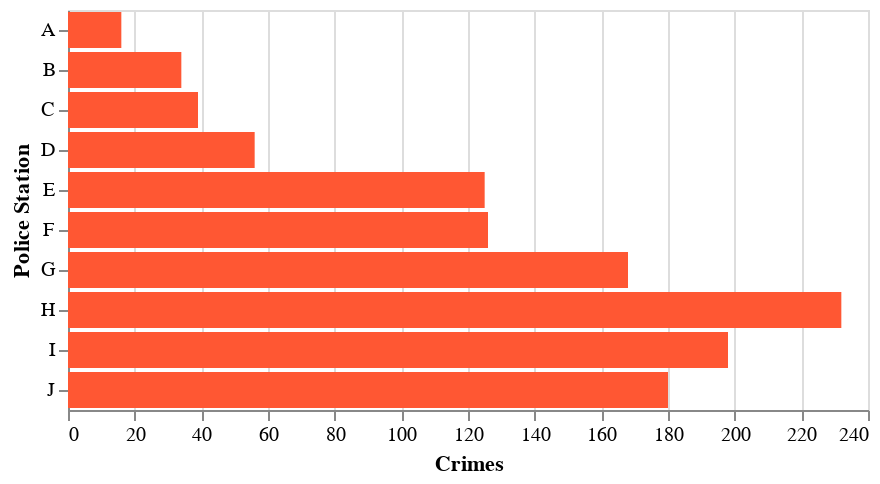

Here is the notebook cell this chart was saved with:
### Code cell
alt.Chart(dfmap).mark_bar(color = '#FF5733').encode(
    alt.X('Crimes', 
          type = 'quantitative', 
          aggregate = 'sum',
          title = 'Crimes'),
    alt.Y('Police', 
          type = 'nominal',
          title = 'Police Station')
)

### Figure 1 — Vega-Lite specification as saved in the notebook (floating-point values rounded to 4 significant figures; data arrays with more than 128 entries replaced by an {"elided": "..."} marker saying what was removed)
{"config": {"view": {"continuousWidth": 400, "continuousHeight": 300}}, "data": {"name": "data-6052f624ebc2325a17e5161eb50f39ff"}, "mark": {"type": "bar", "color": "#FF5733"}, "encoding": {"x": {"type": "quantitative", "aggregate": "sum", "field": "Crimes", "title": "Crimes"}, "y": {"type": "nominal", "field": "Police", "title": "Police Station"}}, "$schema": "https://vega.github.io/schema/vega-lite/v4.0.2.json", "datasets": {"data-6052f624ebc2325a17e5161eb50f39ff": {"elided": "199 records"}}}
